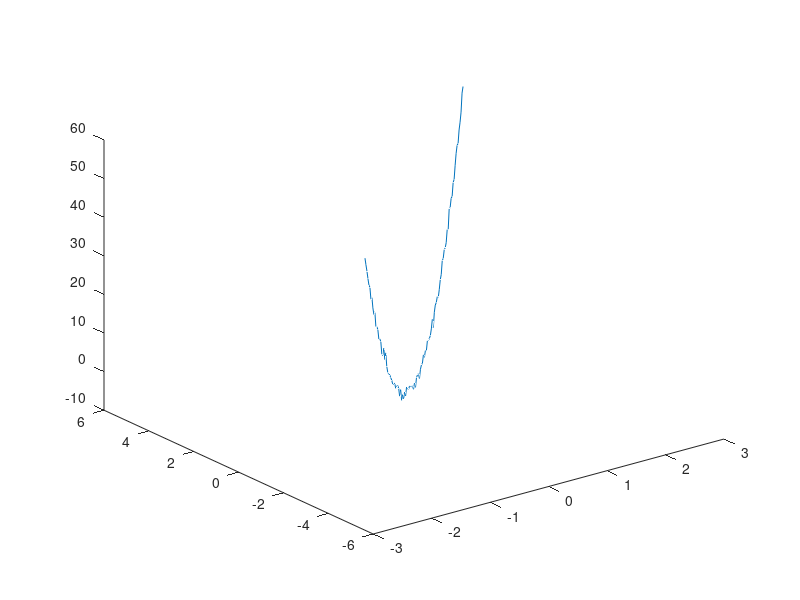

This chart was generated by the following MATLAB code:
clear;
clc
close all;
%% Definição de constantes e coeficientes 

amostras=100;
t = linspace(-5, 5, amostras);
random=randn(1,102);
a=random(101);
b=random(102);
azimute=pi/3;
%% Gerando trajetorias parabolicas com implementação de ruido de distribuiçao normal (1,0)

x=t*cos(azimute);
y=t*sin(azimute);
z = a*(x.^2+y.^2)+b;
for n=1:1:100
    z1(n)=z(n)+random(n);

end
%% Plotando os gráficos

 
plot3(x,y,z1);

